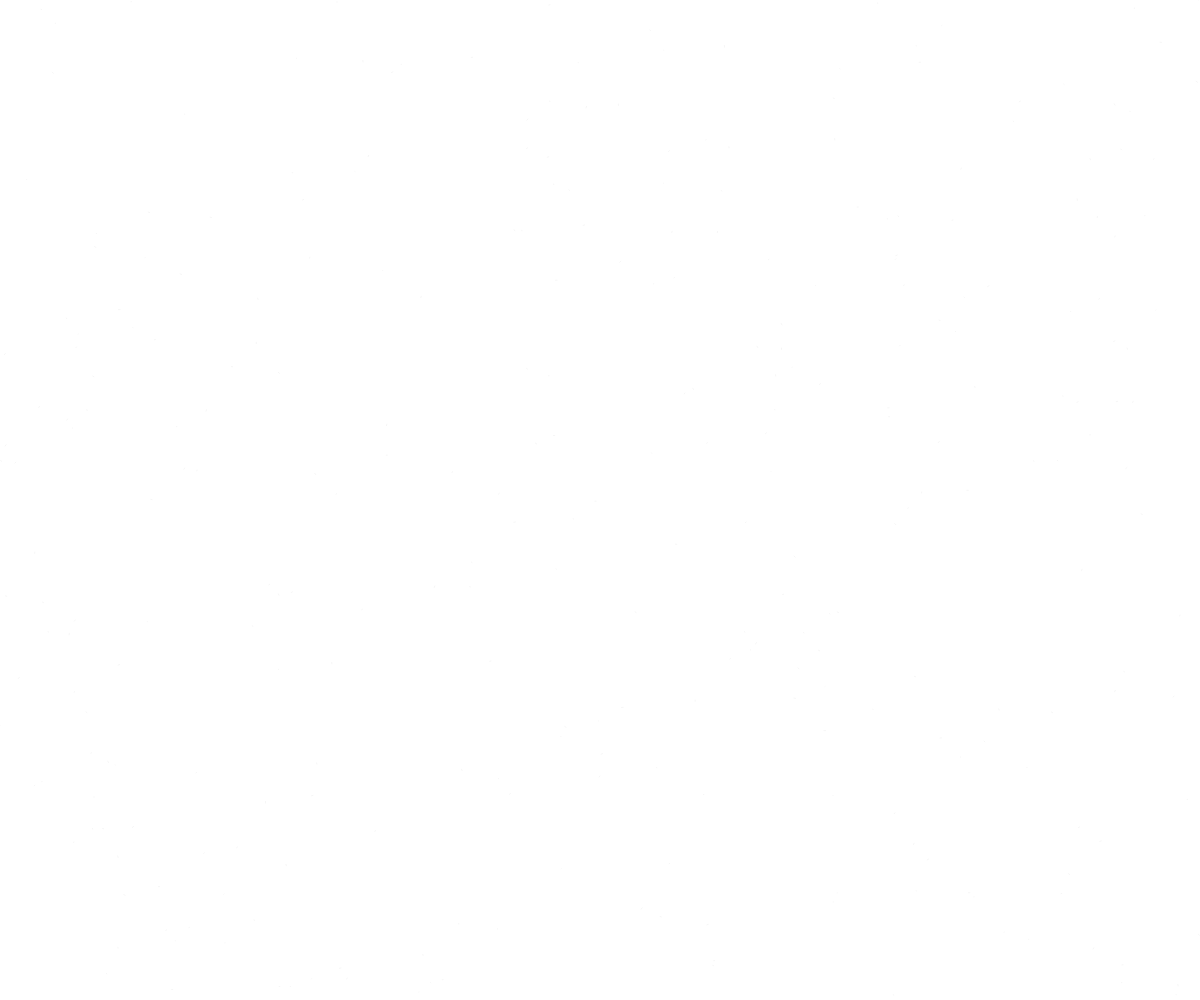
Frame 1 (no input)
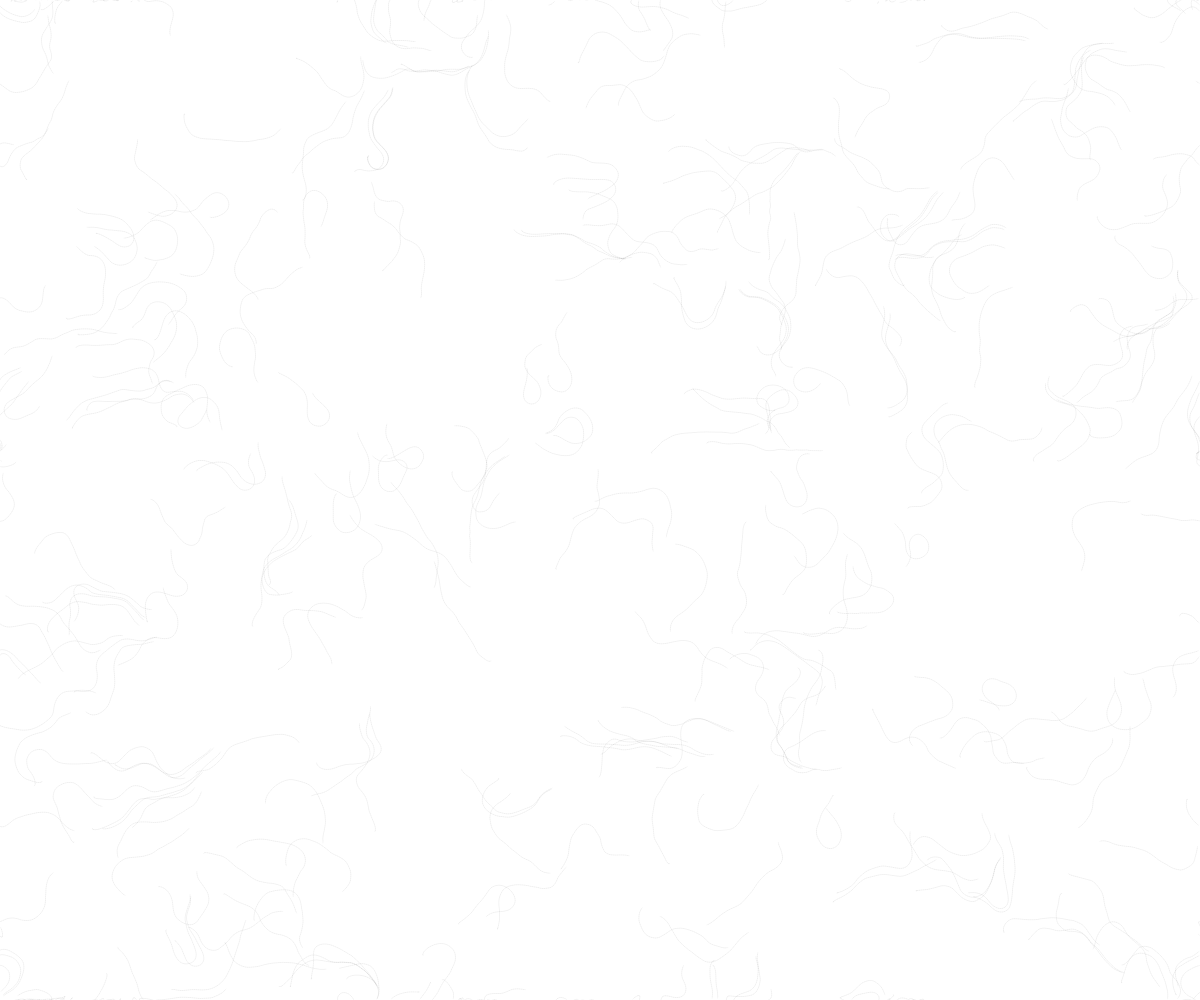
Frame 60 (no input)
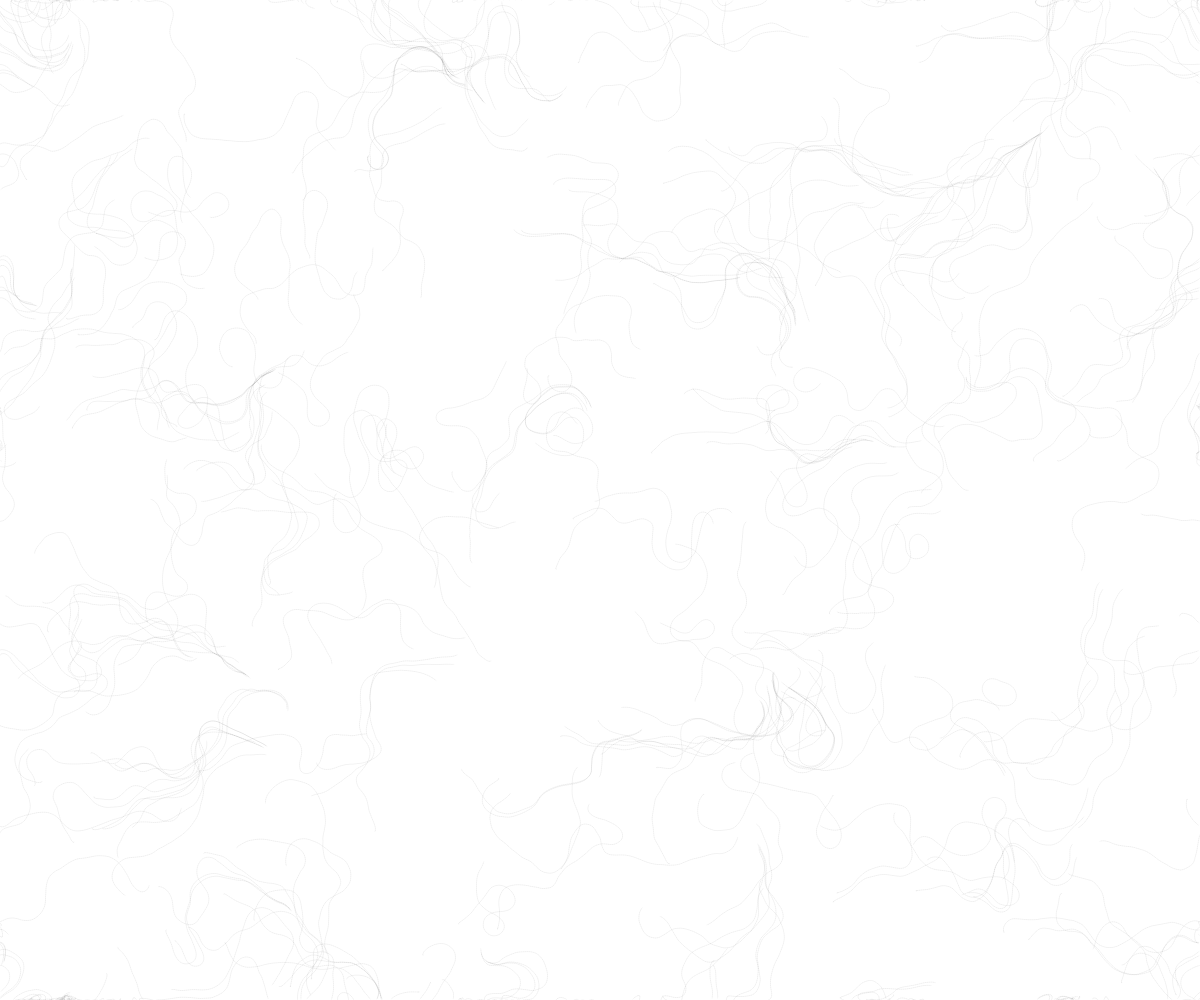
Frame 120 (the mouse pressed at the canvas centre since frame 60)

The p5.js sketch that drew these frames (run headless with seeded random() and noise() and a simulated clock; from frame 60 on, the mouse is pressed at the canvas centre):

// p5.js sketch
// ── sketch.js
var inc = 0.1;
var scl = 10;
var cols, rows;
var fr;

var particles = [];

var flowfield;

var zoff = 0;

function setup() {
  createCanvas(windowWidth, windowHeight);
  // colorMode(HSB, 255);
  background(255)

  cols = floor(width / scl);
  rows = floor(height / scl);
  fr = createP('');

  flowfield = new Array(cols * rows);

  for (let i = 0; i < 300; i++) {
    particles[i] = new Particle();
  }
}


function draw() {
  var yoff = 0;
  for (var y = 0; y < rows; y++) {
    var xoff = 0;
    for (var x = 0; x < cols; x++) {
      var index = x + y * cols;
      var angle = noise(xoff, yoff, zoff) * TWO_PI * 2;
      var v = p5.Vector.fromAngle(angle);
      v.setMag(0.7);
      flowfield[index] = v;
      xoff += inc;
      // stroke(0, 80);
      // push();
      // translate(x * scl, y * scl);
      // rotate(v.heading());
      // strokeWeight(1);
      // line(0, 0, scl, 0);
      // pop();
    }
    yoff += inc;
    zoff += 0.0002;
  }

  for (let i = 0; i < particles.length; i++) {
    particles[i].follow(flowfield);
    particles[i].update();
    particles[i].edges();
    particles[i].show();
  }
  fr.html(floor(frameRate()));
}



class Particle {
  constructor() {
    this.pos = createVector(random(width), random(height));
    this.vel = p5.Vector.random2D();
    this.acc = createVector(0, 0);
    this.maxspeed = 2;
    this.h = 0;

    this.prevPos = this.pos.copy();
  }
  update() {
    this.vel.add(this.acc);
    this.vel.limit(this.maxspeed);
    this.pos.add(this.vel);
    this.acc.mult(0);
  }

  follow(vectors) {
    var x = floor(this.pos.x / scl);
    var y = floor(this.pos.y / scl);
    var index = x + y * cols;
    var force = vectors[index];
    this.applyForce(force);
  }

  applyForce(force) {
    this.acc.add(force);
  }

  show() {
    stroke(0, 20)
    // stroke(this.h, 255, 255, 255);
    // this.h = this.h + 0.5;
    // if (this.h > 255) {
    //   this.h = 0;
    // }
    strokeWeight(0.5);
    line(this.pos.x, this.pos.y, this.prevPos.x, this.prevPos.y);
    this.updatePrev();
  }

  updatePrev() {
    this.prevPos.x = this.pos.x;
    this.prevPos.y = this.pos.y;
  }

  edges() {
    if (this.pos.x > width) {
      this.pos.x = 0;
      this.updatePrev();
    }
    if (this.pos.x < 0) {
      this.pos.x = width;
      this.updatePrev();
    }
    if (this.pos.y > height) {
      this.pos.y = 0;
      this.updatePrev();
    }
    if (this.pos.y < 0) {
      this.pos.y = height;
      this.updatePrev();
    }
  }
}
